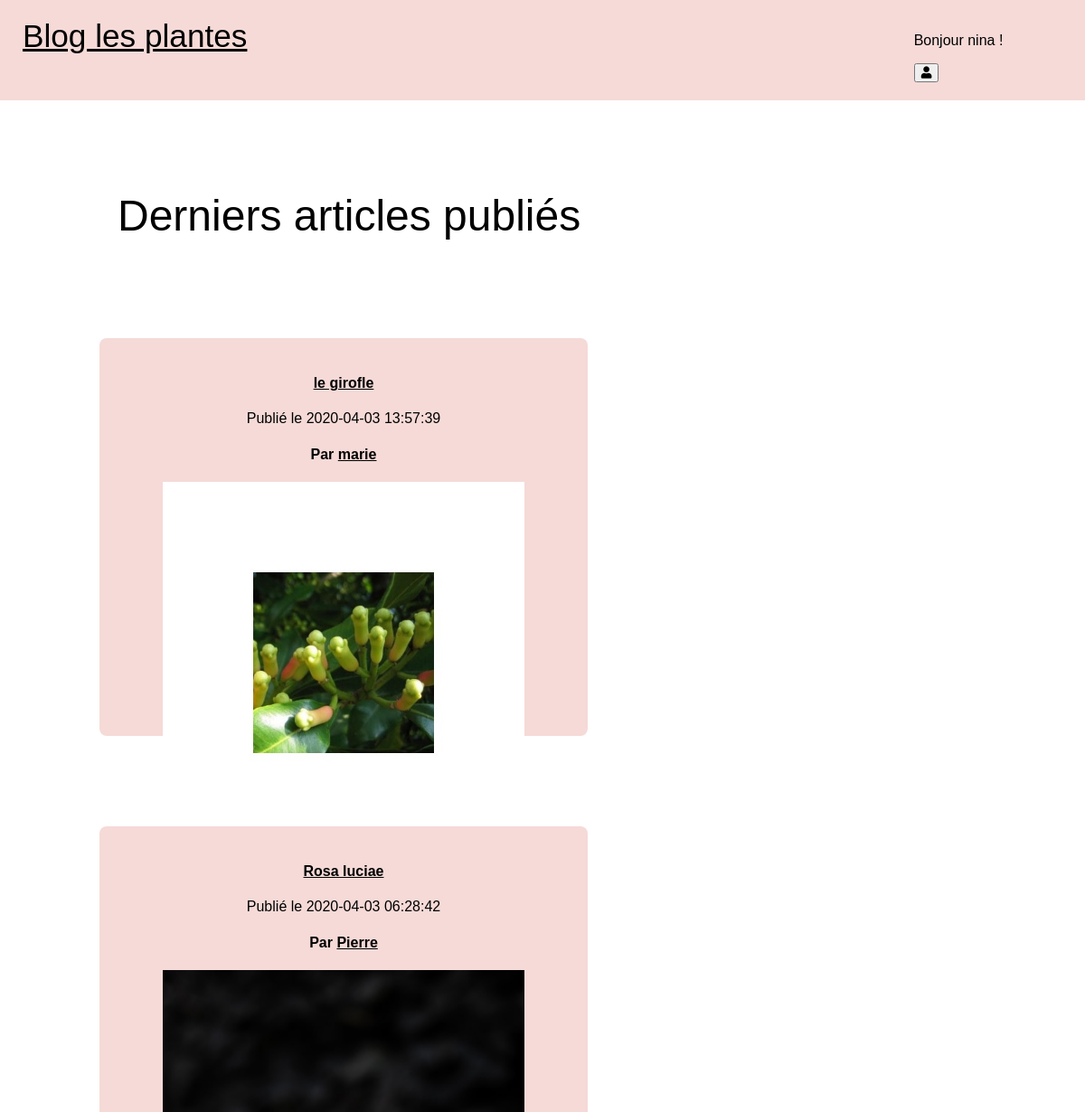
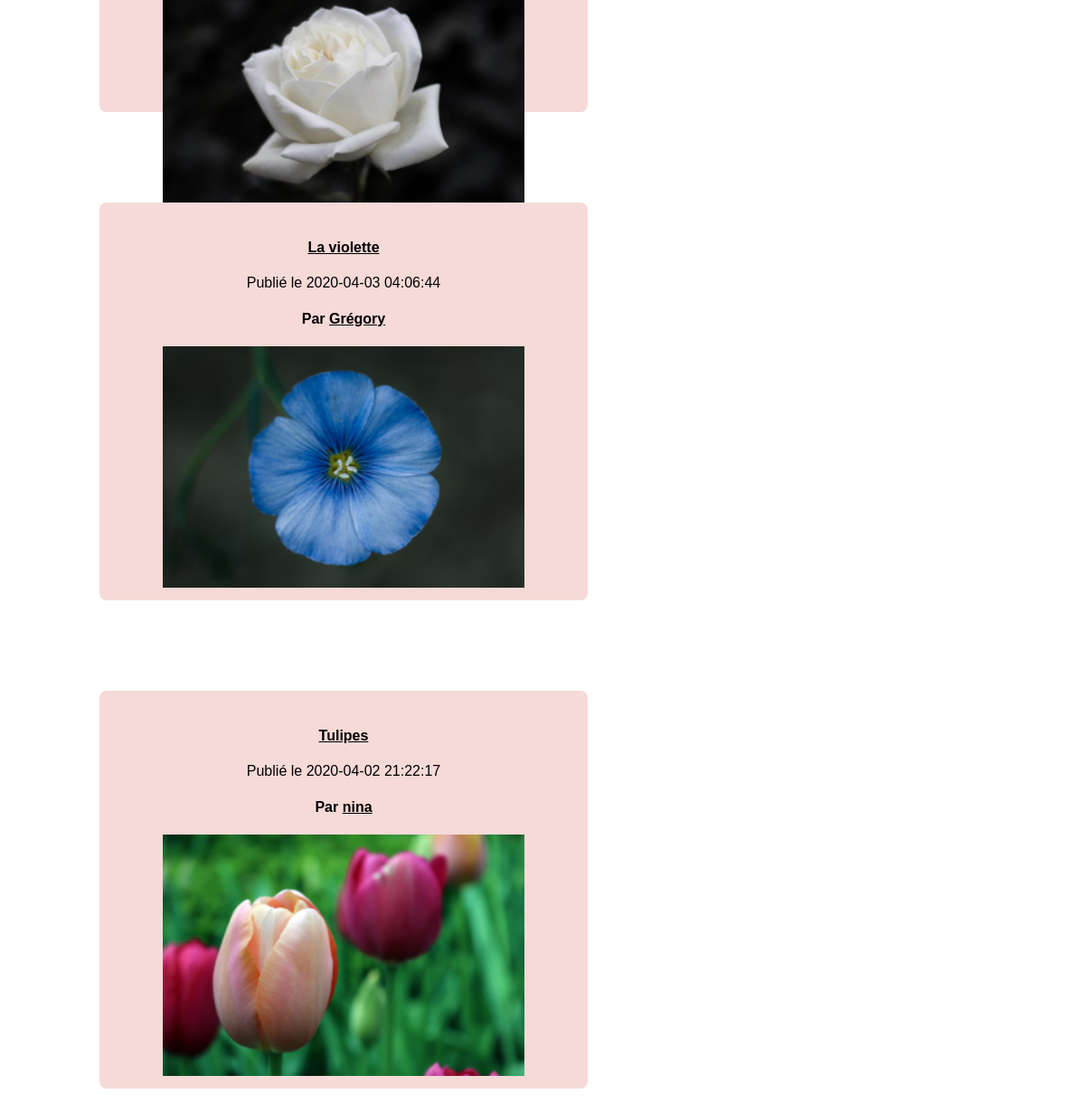
Screenshot of / (signed in) with the database file from the repository (2 pictures, top to bottom).
### tables this page shows
CREATE TABLE IF NOT EXISTS `writers` (
  `id` tinyint(3) UNSIGNED NOT NULL AUTO_INCREMENT,
  `username` varchar(30) NOT NULL,
  `hashed_password` varchar(60) NOT NULL,
  PRIMARY KEY (`id`)
);

CREATE TABLE IF NOT EXISTS `posts` (
  `id` tinyint(3) NOT NULL AUTO_INCREMENT,
  `title` varchar(150) NOT NULL,
  `content` text NOT NULL,
  `publication_date` datetime NOT NULL DEFAULT CURRENT_TIMESTAMP,
  `image` varchar(100) NOT NULL,
  `writerid` tinyint(3) UNSIGNED NOT NULL,
  PRIMARY KEY (`id`),
  KEY `writerid` (`writerid`)
);

### index.php (called while the page is built, shortened)
<?php
$dbh = new PDO(
        'mysql:host=localhost;dbname=monblog;charset=utf8',
        'root',
        '',
        [
            PDO::ATTR_ERRMODE => PDO::ERRMODE_EXCEPTION,
            PDO::ATTR_DEFAULT_FETCH_MODE => PDO::FETCH_ASSOC
        ]
    );
if(!empty($_SESSION)){
$query = 'SELECT username FROM writers WHERE id= :iduser';
$sth = $dbh->prepare($query);
$sth->bindValue(':iduser', trim($_SESSION['userid']), PDO::PARAM_STR);
$sth->execute();
$usernameSession = $sth->fetch();
}
$query = 'SELECT posts.id AS postid, posts.title, posts.image, posts.content, posts.publication_date, posts.writerid, writers.id, writers.username FROM posts INNER JOIN writers ON writers.id = posts.writerid ORDER BY posts.publication_date DESC';
$sth = $dbh->prepare($query);
$sth->execute();
$allArticles = $sth->fetchAll();
include 'index.phtml';

### index.phtml (the view, shortened to what this page needs)
<!DOCTYPE html>
<html lang="en">
<head>
    <link href="style.css" rel="stylesheet">
</head>
<body>
    <?php
    if (!empty($_SESSION)) {
        include('nav_logged.phtml');
    } else {
        include('nav.phtml');
    }
    ?>
    <main>
        <h2>Derniers articles publiés</h2><br>
        <section id="latest-posts">
            <?php foreach ($allArticles as $key => $article) : ?>
                <div class="home-post">
                    <a href="http://localhost/blog/article.php?id=<?= $article['postid']; ?>">
                        <h4><?= $article['title'] ?></h4>
                    </a>
                    <p>Publié le <?= $article['publication_date']; ?></p>
                    <h4>Par <a href="http://localhost/blog/writer.php?id=<?= $article['id']; ?>"><?= $article['username']; ?></a></h4>
                    <a href="http://localhost/blog/article.php?id=<?= $article['postid']; ?>"> <img class="home-post-img" src="http://localhost/projets/community_blog/uploads/<?= $article['image']; ?>"></a>
                </div>
            <?php endforeach; ?>
        </section>
    </main>
</body>
</html>

### nav_logged.phtml
<nav>
<link rel="stylesheet" href="https://cdnjs.cloudflare.com/ajax/libs/font-awesome/5.12.1/css/all.min.css">
    <a href="http://localhost/blog/">
        <div id="name-site">
           Blog les plantes
        </div>
    </a>
    <div id="nav-items">
        <div id="nav-links">
        <div id="nav-greetings">
       <p> Bonjour <?php echo $usernameSession['username']; ?> !</p>
</div>
        <a href="logout.php"><button type="submit"><i class=" fas fa-user"></i></button></a>
        </div>
    </div>
</nav>

### style.css (style rules this page uses)
body { font-family: sans-serif; margin: 0; padding: 0; }
nav { background-color: rgb(245, 218, 215); display: flex; justify-content: space-between; }
#name-site { font-size: 2.2rem; padding:20px; padding-left: 25px; }
#nav-items { padding: 20px; right: 0; width: 20vw; display: flex; justify-content: space-around; flex-direction: row; }
#nav-links { padding-bottom: 0; }
#latest-posts, #container-published { display: flex; flex-direction: row; flex-wrap: wrap; justify-content: flex-start; margin-left: 5vw; }
.home-post, .published { width: 500px; height: 400px; background-color: rgb(245, 218, 215); border-radius: 8px; text-align: center; padding: 20px; margin: 50px; }
.home-post img { width: 400px; }
main h2 { margin-left : 130px; font-size: 3rem; margin-top: 100px; font-weight: 200; }
a { color: black; }

### rows the page displays
writers: username "nina"
posts: title "le girofle", publication_date "2020-04-03 13:57:39", writerid.username "marie", image (picture)
posts: title "Rosa luciae", publication_date "2020-04-03 06:28:42", writerid.username "Pierre", image (picture)
posts: title "La violette", publication_date "2020-04-03 04:06:44", writerid.username "Grégory", image (picture)
posts: title "Tulipes", publication_date "2020-04-02 21:22:17", writerid.username "nina", image (picture)
